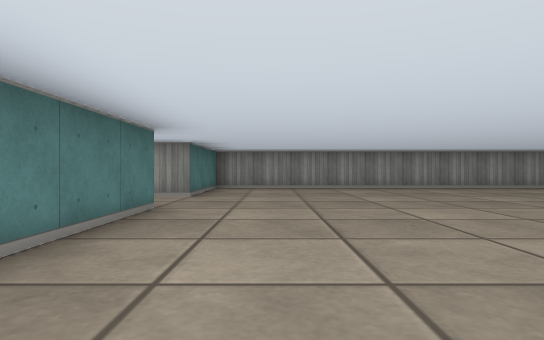
view 1 (above)

21 first-person views from a walk through a cub3D ray-caster map. The camera is about half as high as the walls, looks level and sees 75° across. The floor is counted in squares. Each view is taken from the middle of a square. On the plan, view 1 faces up. The plan holds only what a view shows up to about 9 squares ahead; the rest is blank.

view 2
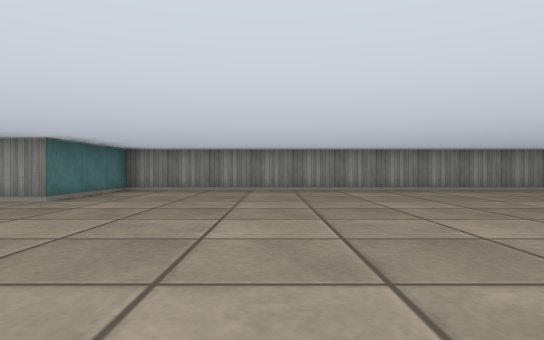

view 3
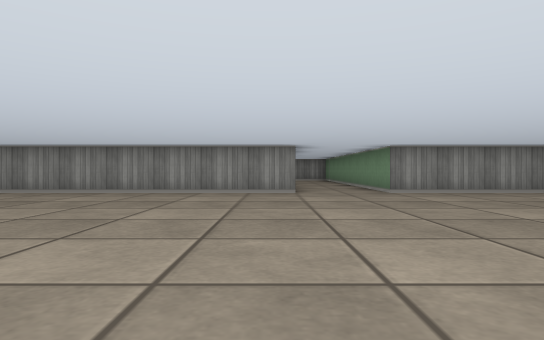

view 4
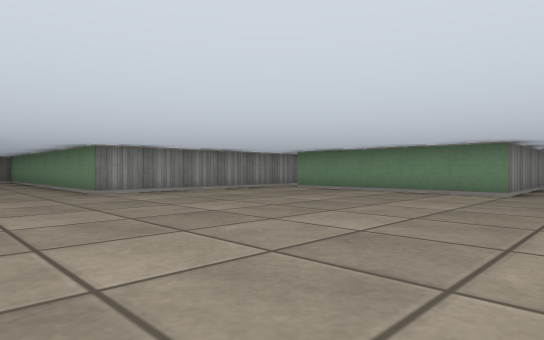

view 5
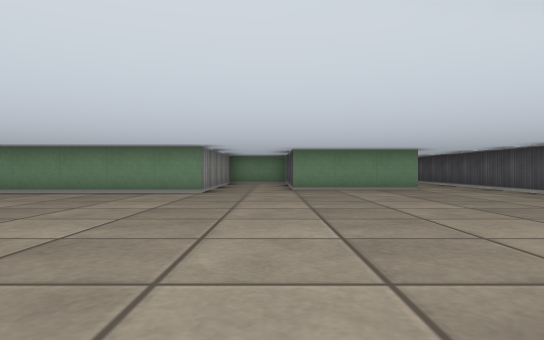

view 6
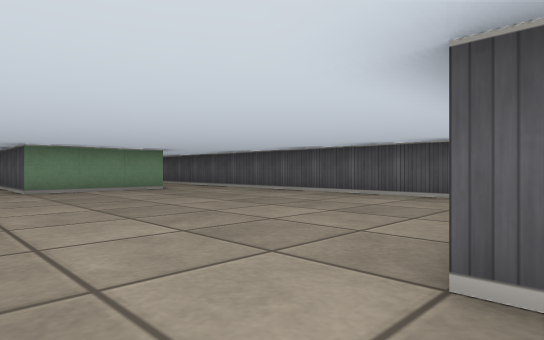

view 7
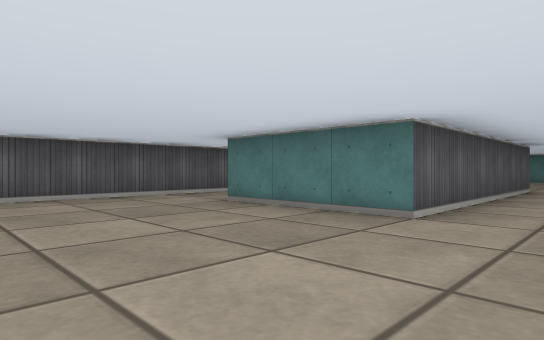

view 8
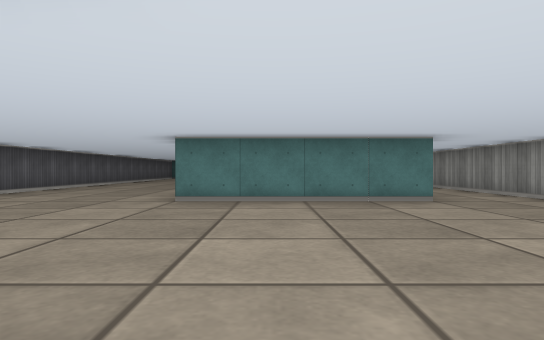

view 9
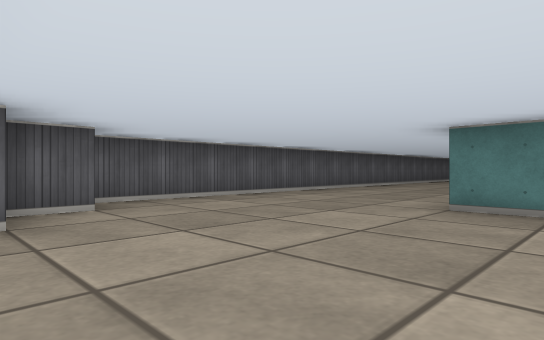

view 10
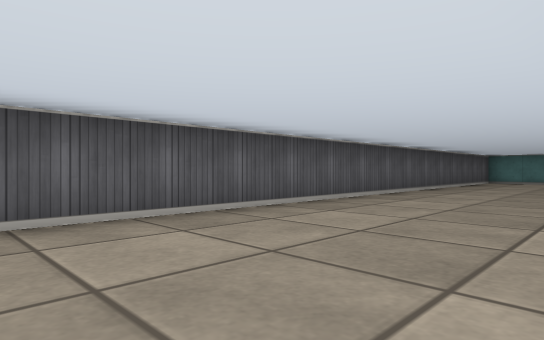

view 11
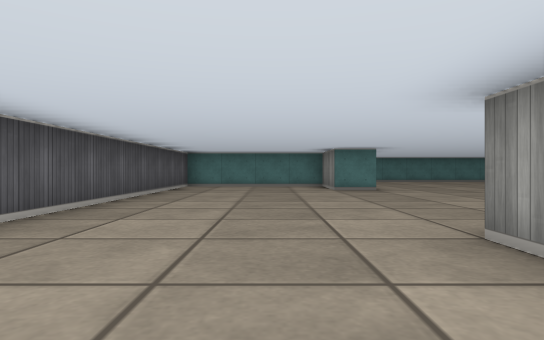

view 12
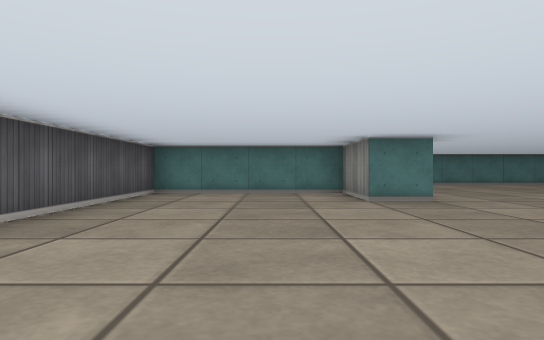

view 13
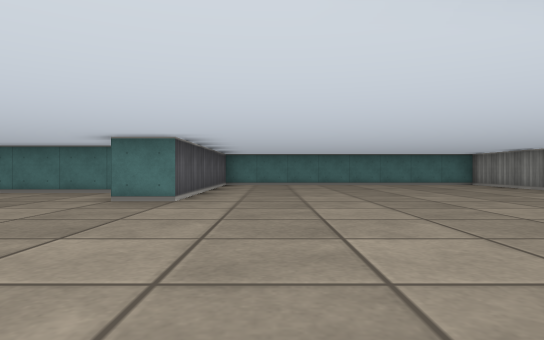

view 14
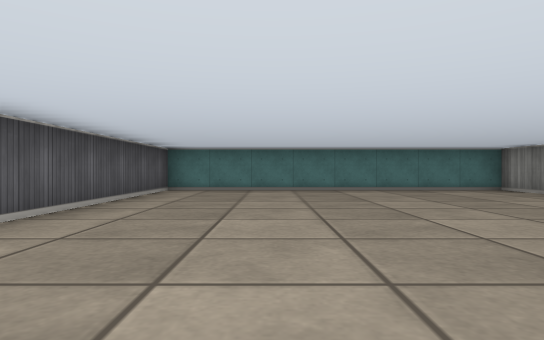

view 15
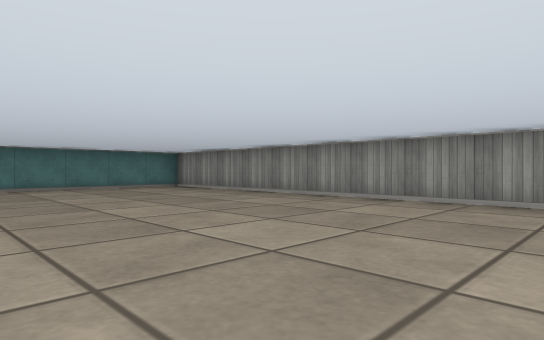

view 16
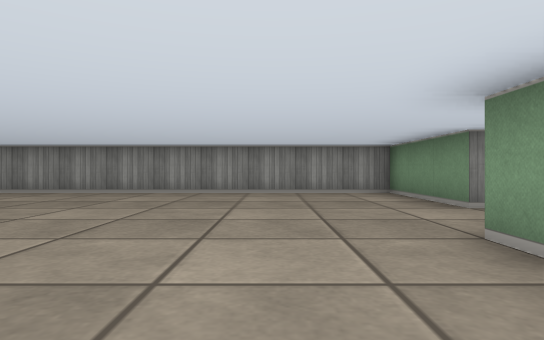

view 17
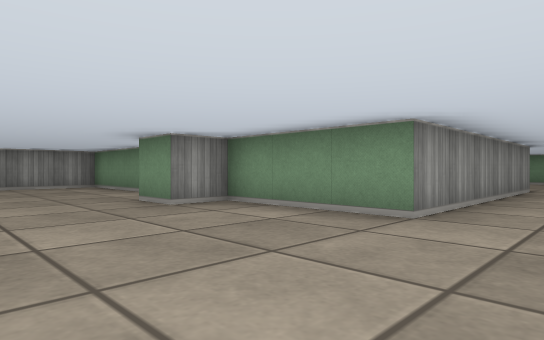

view 18
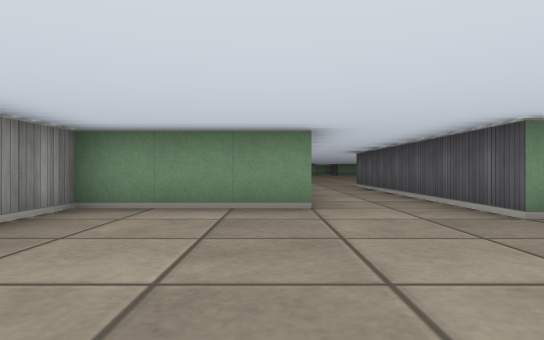

view 19
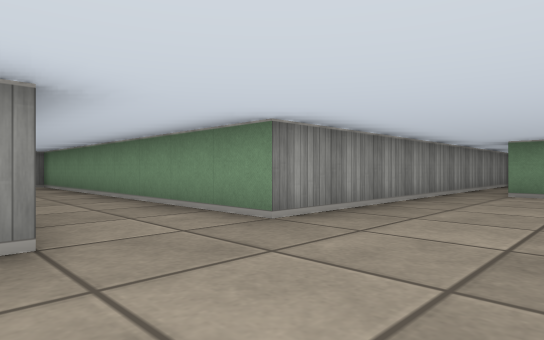

view 20
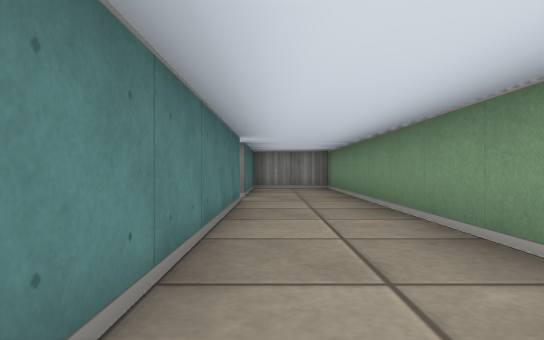

view 21
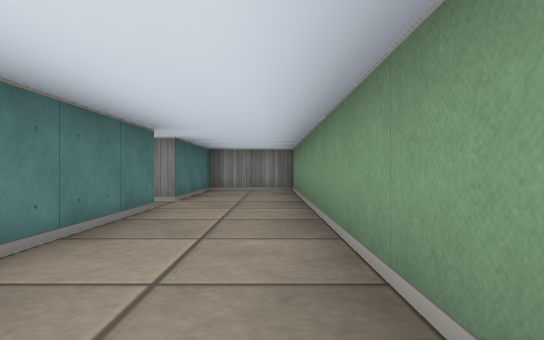

### Floor plan
Points are (right, up) in squares from view 1. A wall is a line through its corners. A room is listed if a view was taken in it or the views show most of it. See-through windows are left out.
Room 1 (views 1, 2, 3, 4, 5, 6, 7, 8, 9, 10, 11, 12, 13, 14, 15, 16, 17, 18, 19, 20, 21)
walls: (-1.5, 4.5) (-1.5, 0.5) (-7.5, 0.5) (-7.5, 3.5) (-8.5, 3.5) (-8.5, 4.5) (-3, 4.5); (3.5, 1.5) (9.5, 1.5) (9.5, -1.5); (1.5, -2.5) (2.4, -2.5); (-7.5, 6.4) (-7.5, 9.5) (-19.5, 9.5) (-19.5, 1.5) (-13.5, 1.5) (-13.5, 0.5) (-15.5, 0.5) (-15.5, -3.5) (1.2, -3.5); (7.9, -3.5) (18, -3.5); (9.5, 14.5) (9.5, 9.5) (-1.5, 9.5) (-1.5, 6.5) (-5, 6.5); (17.5, -1.5) (17.5, 1.5) (20.2, 1.5); (19.2, 9.5) (11.5, 9.5) (11.5, 18.5) (9.5, 18.5) (9.5, 15.5) (9.1, 15.5); (20.1, 3.5) (16.5, 3.5) (16.5, 8.5)

Positions as (right, up) in squares from view 1, and headings:
1: (0, 0), facing up
2: (2, 1), facing up
3: (9, 2), facing up
4: (9, 2), facing up-right
5: (9, 2), facing right
6: (9, 3), facing down-right
7: (13, 3), facing down-left
8: (4, 2), facing left
9: (3, 2), facing down-left
10: (-1, 0), facing down-left
11: (-5, -1), facing left
12: (-8, -1), facing left
13: (-8, 3), facing left
14: (-11, 4), facing left
15: (-10, 4), facing up-left
16: (-10, 2), facing up
17: (-11, -1), facing up-right
18: (-12, 7), facing right
19: (9, 7), facing up-right
20: (10, 9), facing up
21: (11, 10), facing up
